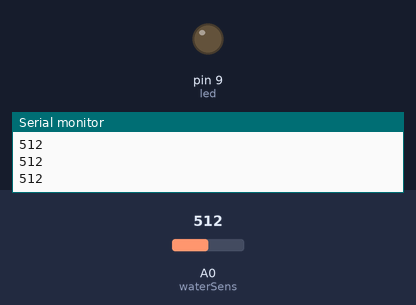
This sketch was run on a simulated Arduino Uno, built with avr-gcc and run on an emulated ATmega328P. On the bench: output pins drawn as LEDs (lit = HIGH), the last lines printed to the serial monitor. Inputs (shaded band) come from the test bench; at power-on: A0 (waterSens) = 512.

Above: at 1.2 s.
1.3 s: A0 (waterSens) set to 0
At 2.5 s:
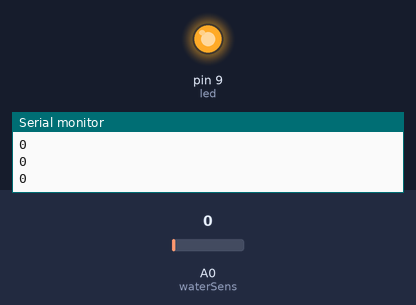
2.8 s: A0 (waterSens) set to 122
At 4.0 s:
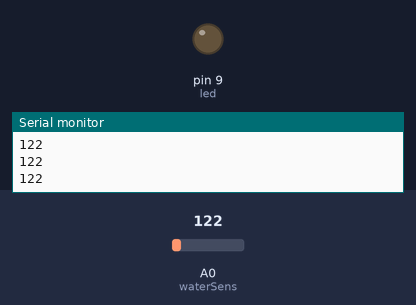
Timing chart, 0 to 5.8 s (numbered marks = the images above; inputs shaded):
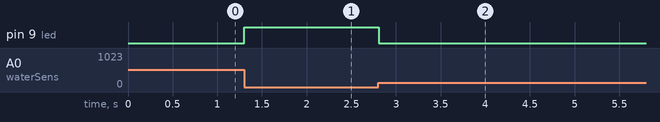

Measured:
- after the input at 1.3 s, pin 9 (led): LOW → HIGH at once
- after the input at 2.8 s, pin 9 (led): HIGH → LOW at once

The sketch:

Water_Sensor3.ino
```cpp
const int waterSens = A0; //define water sensor
const int led = 9;//define led to pin 9
int waterVal; //define the water sensor value


void setup() {
  pinMode(led, OUTPUT); //set led as an output
  pinMode(waterSens, INPUT);//set water sensor as an input
  Serial.begin(9600);  //start the serial port at 9600 bauds

}

void loop() {
  waterVal = analogRead(waterSens); //read the water sensor

  Serial.println(waterVal); //print the value of the water sensor to the serial monitor

  if (waterVal <= 0) {
    digitalWrite(led, HIGH);//if the water sensor senses water turn the led on
  }
  else {
    digitalWrite(led, LOW);//if it doesn't sense anything turn the led off
  }
}
```
